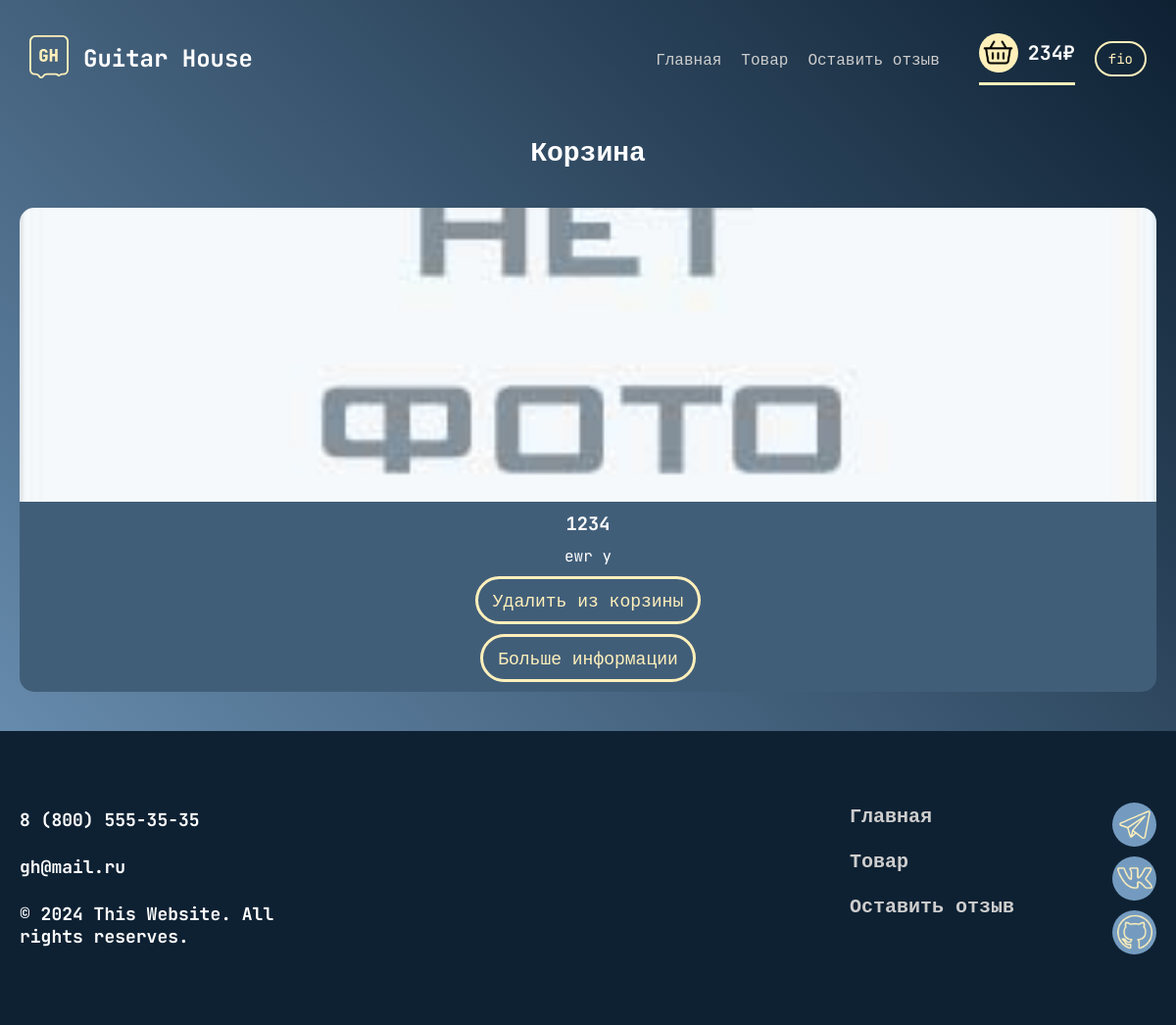
Page /cart (signed in) on the committed database.
### data/users.py (models this page shows, shortened)
class User(SqlAlchemyBase, UserMixin, SerializerMixin):
    __tablename__ = 'users'
    id = sqlalchemy.Column(
        sqlalchemy.Integer,
        primary_key=True,
        autoincrement=True
    )
    email = sqlalchemy.Column(
        sqlalchemy.String,
        index=True,
        unique=True,
    )
    full_name = sqlalchemy.Column(sqlalchemy.String)
    age = sqlalchemy.Column(sqlalchemy.Integer)
    birthday = sqlalchemy.Column(
        sqlalchemy.DateTime,
        default=datetime.datetime.now
    )
    hashed_password = sqlalchemy.Column(sqlalchemy.String)
    product = orm.relationship("Product", back_populates='user')
    feedback = orm.relationship("Feedback", back_populates='user')
    cart = orm.relationship("Cart", back_populates='user')

### data/cart.py (models this page shows)
class Cart(SqlAlchemyBase, UserMixin, SerializerMixin):
    __tablename__ = 'cart'
    id = sqlalchemy.Column(sqlalchemy.Integer,
                           primary_key=True, autoincrement=True)
    user_id = sqlalchemy.Column(sqlalchemy.Integer,
                                sqlalchemy.ForeignKey("users.id"))
    user = orm.relationship('User')
    product_id = sqlalchemy.Column(sqlalchemy.Integer,
                                    sqlalchemy.ForeignKey("products.id"))
    product = orm.relationship("Product")
    price = sqlalchemy.Column(sqlalchemy.Integer)

### data/product.py (models this page shows)
class Product(SqlAlchemyBase, UserMixin, SerializerMixin):
    __tablename__ = 'products'
    id = sqlalchemy.Column(sqlalchemy.Integer,
                           primary_key=True, autoincrement=True)
    title = sqlalchemy.Column(sqlalchemy.String, nullable=True)
    content = sqlalchemy.Column(sqlalchemy.String, nullable=True)
    created_date = sqlalchemy.Column(sqlalchemy.DateTime,
                                     default=datetime.datetime.now)
    price = sqlalchemy.Column(sqlalchemy.Integer, nullable=True)
    user_id = sqlalchemy.Column(sqlalchemy.Integer,
                                sqlalchemy.ForeignKey("users.id"))
    user = orm.relationship('User')
    category_id = sqlalchemy.Column(sqlalchemy.Integer,
                                    sqlalchemy.ForeignKey("product_category.id"))
    category = orm.relationship("ProductCategory")
    cart = orm.relationship("Cart", back_populates='product')
    image1 = sqlalchemy.Column(sqlalchemy.String)
    image2 = sqlalchemy.Column(sqlalchemy.String)

### main.py (the view)
@app.route('/cart', methods=['GET', 'POST'])
@login_required
def cart():
    db_sess = db_session.create_session()
    summary = 0
    try:
        sum_price = db_sess.query(Cart.price).filter(Cart.user_id == current_user.id)
        for i in sum_price:
            summary += i[0]
    except AttributeError:
        summary = 0
    cart_items = db_sess.query(Cart).filter(Cart.user_id == current_user.id)
    return render_template(
        'cart.html',
        title='Guitar House / Корзина',
        css=url_for('static', filename='css/cart.css'),
        js=url_for('static', filename='js/main.js'),
        sum_price=summary,
        cart_items=cart_items
    )

### data/db_session.py (called while the page is built)
def create_session() -> Session:
    global __factory
    return __factory()

### main.py (called while the page is built)
@login_manager.user_loader
def load_user(user_id):
    db_sess = db_session.create_session()
    return db_sess.query(User).get(user_id)

### templates/cart.html
 {% extends "base.html" %}
 {% block content %}
<main>
  <div class="container">
    <div class="main__wraper">
      <article>
        <h1>Корзина</h1>
      </article>
      <section class="cart">
        {% for item in cart_items %}
          <div class="item1 item">
            {% if item.image1 %}
              <img src="{{ url_for('static', filename='img/product_img/' + item.image1) }}" alt="">
            {% else %}
              <img src="{{ url_for('static', filename='img/no-image.jpg') }}" alt="">
            {% endif %}
            <div class="text">
              <h3>{{ item.product.title }}</h3>
              <p>{{ item.product.content }}</p>
              <a href="/del-cart-item/{{item.id}}" class="btn btn_item">Удалить из корзины</a>
              <a href="/info_product/{{ item.product.id }}" class="btn btn_info">Больше информации</a>
            </div>
          </div>
        {% else %}
          <h1 class="no-product">Ваша корзина пуста</h1>
        {% endfor %}
      </section>
    </div>
  </div>
</main>
{% endblock %}

### templates/base.html (shortened to what this page needs)
<!DOCTYPE html>
<html lang="en">
  <head>
    <link rel="stylesheet" href="{{ css }}">
  </head>
  <body>
    <div class="wraper">
      <header>
        <a class="header__logo" href="/">
          <img src="{{ url_for('static', filename='img/logo.svg') }}" alt="logo">
          <h2>Guitar House</h2>
        </a>
        <div class="burger-navigation">
          <nav class="header__navigation">
            <ul>
              <li><a href="/"> Главная</a></li>
              <li><a href="/shop"> Товар</a></li>
              <li><a href="/contact"> Оставить отзыв</a></li>
            </ul>
          </nav>
          <section class="header__blocks">
            <a class="header__cart cart" href="/cart">
              <div class="cart__icon">
                <img src="{{ url_for('static', filename='img/cart.svg') }}" alt="cart-icon">
              </div>
              <h3 class="cart__sum">{{ sum_price }}₽</h3>
            </a>
            {% if current_user.is_authenticated %}
              <div class="header__btn-acc btn-acc">
                <form action="/account">
                  <button class="btn btn_acc">
                    {{ current_user.full_name }}
                  </button>
                </form>
              </div>
            {% endif %}
          </section>
        </div>
      </header>
      {% block content %}{% endblock %}
      <footer>
        <div class="container">
          <div class="footer__wraper">
            <section class="footer__text">
              <h3 class="text__number">8 (800) 555-35-35</h3>
              <h3 class="text__email">gh@mail.ru</h3>
              <h3 class="text__right">&copy; 2024 This Website. All rights reserves.</h3>
            </section>
            <nav class="footer__navigation">
              <ul class="footer__sites">
                <li> <a href="/">Главная</a></li>
                <li> <a href="/shop">Товар</a></li>
                <li> <a href="/contact">Оставить отзыв</a></li>
              </ul>
              <div class="footer__tg">
                <a href="https://t.me/MamaKupiSnikers" target="_blank">
                  <img src="{{ url_for('static', filename='img/tg.svg') }}" alt="tg">
                </a>
                <a href="https://vk.com/mama_kupi_snikers" target="_blank">
                  <img src="{{ url_for('static', filename='img/vk.png') }}" alt="vk">
                </a>
                <a href="https://github.com/nais2008" target="_blank">
                  <img src="{{ url_for('static', filename='img/github.png') }}" alt="gh">
                </a>
              </div>
            </nav>
          </div>
        </div>
      </footer>
    </div>
  </body>
</html>

### rows in the picture
User: full_name "fio"
Cart: product "1234", product.content "ewr y"

### other values in the picture
{{ sum_price }} "234"
